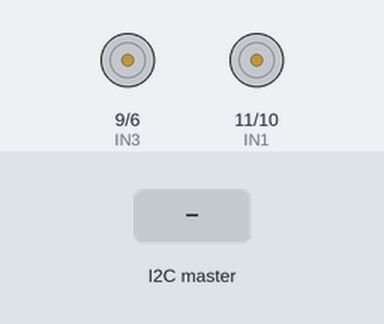
Bench run of a sketch on a simulated Arduino Uno, built with avr-gcc and run on an emulated ATmega328P. Parts: motor-driver pin pairs drawn as motors (green arrow = first pin HIGH = forward, orange = second pin HIGH = backward, longer = more drive). The test bench sets the inputs (shaded band).

Above: at 1.2 s.
1.3 s: the I2C master sends the byte 1
At 2.2 s:
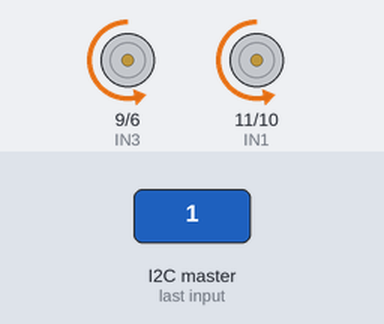
2.8 s: the I2C master sends the byte 0
At 3.3 s:
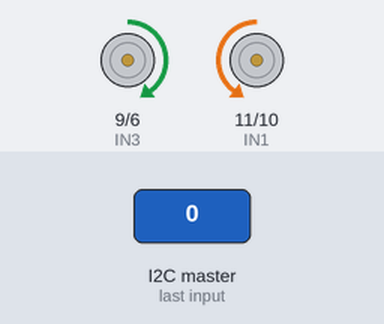
4.3 s: the I2C master sends the byte 2
At 5.7 s:
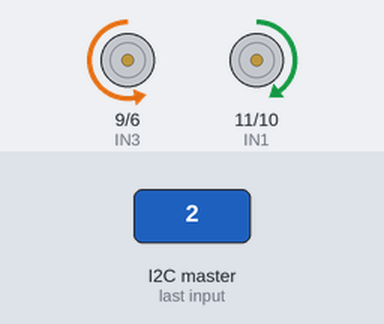
Timing chart, 0 to 7.3 s (numbered marks = the images above; inputs shaded):
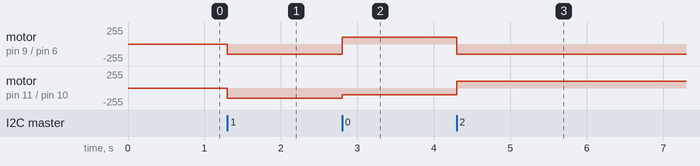

The sketch:

motor.ino
```cpp
#include <Wire.h>

#define IN1 11
#define IN2 10
#define IN3 9
#define IN4 6

#define address 0x04

int x = 0;

void setup() {
  // put your setup code here, to run once:
  pinMode(IN1, OUTPUT);
  pinMode(IN2, OUTPUT);
  pinMode(IN3, OUTPUT);
  pinMode(IN4, OUTPUT);

  Wire.begin(address);
  Wire.onReceive(receive);
  Serial.begin(9600);

}

void loop() {
  // put your main code here, to run repeatedly:

}

void receive(int byteCount) {
  while (Wire.available()) {
    x = Wire.read();
    //forward
    if (x == 0) {
      analogWrite(IN1, 0);
      analogWrite(IN2, 100);
      analogWrite(IN3, 100);
      analogWrite(IN4, 0);
    }
    //right
    else if (x == 3) {
      analogWrite(IN1, 150);
      analogWrite(IN2, 0);
      analogWrite(IN3, 150);
      analogWrite(IN4, 0);
    }
    //left
    else if (x == 1) {
      analogWrite(IN1, 0);
      analogWrite(IN2, 150);
      analogWrite(IN3, 0);
      analogWrite(IN4, 150);
    }
    //backward
    else if (x == 2) {
      analogWrite(IN1, 100);
      analogWrite(IN2, 0);
      analogWrite(IN3, 0);
      analogWrite(IN4, 100);
    }

    //stop
    else {
      analogWrite(IN1, 0);
      analogWrite(IN2, 0);
      analogWrite(IN3, 0);
      analogWrite(IN4, 0);
    }
  }
}
```

Measured:
- after the input at 1.3 s, motor on pin 9 (IN3) / pin 6 (IN4), motor on pin 11 (IN1) / pin 10 (IN2): stopped → backward 150/255 at once
- after the input at 2.8 s, motor on pin 9 (IN3) / pin 6 (IN4): backward 150/255 → forward 100/255 at once; motor on pin 11 (IN1) / pin 10 (IN2): backward 150/255 → backward 100/255 at once
- after the input at 4.3 s, motor on pin 9 (IN3) / pin 6 (IN4): forward 100/255 → backward 150/255 at once; motor on pin 11 (IN1) / pin 10 (IN2): backward 100/255 → forward 100/255 at once
